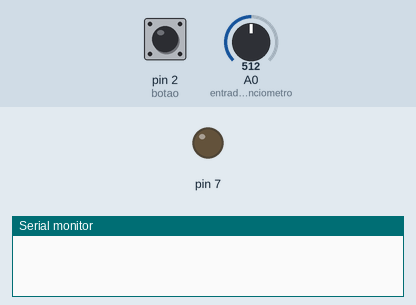
The sketch below on a simulated Arduino Uno, built with avr-gcc and run on an emulated ATmega328P. Parts: output pins drawn as LEDs (lit = HIGH), the last lines printed to the serial monitor. Dashed ring = blinking. The inputs (shaded band) are chosen by the test bench; at power-on: pin 2 (botao) HIGH, A0 (entrada_potenciometro) = 512.

Above: at 1.2 s.
1.3 s: pin 2 (botao) pulled LOW for 0.15 s
At 1.54 s:
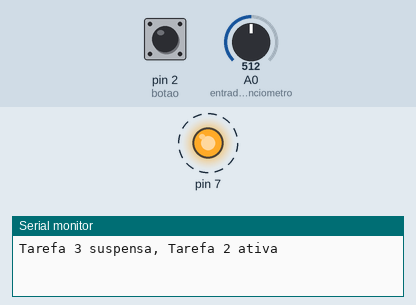
Timing chart, 0 to 10.4 s (numbered marks = the images above; inputs shaded):
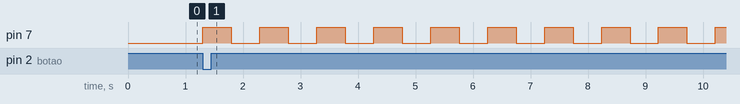

Measured:
- after the input at 1.3 s, pin 7: alternates HIGH for 0.50 s and LOW for 0.50 s, starting at once

The sketch:

Trabalho4_Fernanda_Azevedo.ino
```cpp
// Trabalho 4
// Data: 02/06/2022
// Nome: Fernanda_Azevedo/1912623

#include "Arduino_FreeRTOS.h"
#include "task.h"
#include "semphr.h"

#define LED1 7 // define pino do LED1 tarefa2
#define LED2 8 // define pino do LED2 tarefa3
#define entrada_potenciometro A0 // define entrada analógica do potenciometro tarefa
#define botao 2  // define pino do botao

/* Estrutura para os parâmetros do LED */
typedef struct piscar_LED {

  uint16_t intervalo;
  uint8_t pino;

} pLED;

/* Valores parâmetros do LED1 com 1 Hz; LED2 com 0,5 Hz */
pLED led1 = {500, LED1};
pLED led2 = {1000, LED2};

/* Variáveis para armazenamento do handle das tasks */
TaskHandle_t xTarefa1Handle;
TaskHandle_t xTarefa2Handle;
TaskHandle_t xTarefa3Handle;

SemaphoreHandle_t xSemaforoContador;

/*Protótipos das Tarefas*/
void vTarefa1 (void *pvParameters);
void vTarefa_piscarLED (void *pvParameters);

/* Função de aquisição do botao */
void funcao_ISR (){

    xSemaphoreGiveFromISR(xSemaforoContador, pdTRUE);
    portYIELD_FROM_ISR();

}

void setup() {

  Serial.begin(9600);
  pinMode(botao,INPUT_PULLUP);
  attachInterrupt(digitalPinToInterrupt(botao), funcao_ISR, FALLING); // Função de aquisição do botão
  xSemaforoContador = xSemaphoreCreateCounting(32,0);

  xTaskCreate(vTarefa1, "vTarefa1",256, NULL, 2, &xTarefa1Handle);
  xTaskCreate(vTarefa_piscarLED, "vTarefa2", 128, (void *)&led1, 2, &xTarefa2Handle); // Função instanciada em vTarefa_piscarLED
  xTaskCreate(vTarefa_piscarLED, "vTarefa3", 128, (void *)&led2, 2, &xTarefa3Handle); // Função instanciada em vTarefa_piscarLED

  /* Inicia ambas as tarefas suspensas*/
  vTaskSuspend(xTarefa2Handle);
  vTaskSuspend(xTarefa3Handle);

}

void loop() {

//As funções são executadas nas tarefas

}

void vTarefa1(void *pvParameters){

  UBaseType_t ticket_semaforo;
  int valor_pot=0;
  int count = 0;

  while(1)
  {

    xSemaphoreTake(xSemaforoContador, portMAX_DELAY);


    /* Controle execução da tarefa 2 ou tarefa 3 */
    if (analogRead(entrada_potenciometro) <= 500) // valor da entrada do potenciometro <= 500 suspende tarefa 2 e ativa tarefa 3
     {

      Serial.println("Tarefa 2 suspensa, Tarefa 3 ativa");
      vTaskSuspend(xTarefa2Handle); // Suspende a tarefa 2
      vTaskResume(xTarefa3Handle); // Ativa a tarefa 3

    }

    else if (analogRead(entrada_potenciometro)> 500) // valor da entrada do potenciometro > 500 suspende tarefa 3 e ativa tarefa 2
    {

      Serial.println("Tarefa 3 suspensa, Tarefa 2 ativa");
      vTaskSuspend(xTarefa3Handle); // Suspende a tarefa 3
      vTaskResume(xTarefa2Handle);  // Ativa a tarefa 2

    }

    /* Realiza a aquisição e imprime o valor atual na serial */
    for (count = 0; count < 4; count++) {

      valor_pot = analogRead(entrada_potenciometro);
      vTaskDelay(pdMS_TO_TICKS(500)); // Realiza a leitura de 2 amostras por segundo
      Serial.println("Valor ADC atual: " + String(valor_pot));

    }

    /* Imprime a quantidade  de requisições faltantes */
    Serial.println("Requisições faltantes: ");
    ticket_semaforo = uxSemaphoreGetCount(xSemaforoContador);
    Serial.print(ticket_semaforo);
    Serial.print ("\n");

  }
}

/* Função das tarefa 2 e 3  */
void vTarefa_piscarLED(void *pvParameters) {

  pLED *led = (pLED *)pvParameters;

  pinMode(led->pino, OUTPUT);

  while(1)
  {

    digitalWrite(led->pino ,!digitalRead(led->pino)); // Executa a função para piscar o led conforme parâmetro
    vTaskDelay(pdMS_TO_TICKS(led->intervalo)); // Define a frequência do led conforme parâmetro

  }
}
```
